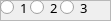
         <widget class="QFrame" name="frame_109">
          <property name="geometry">
           <rect>
            <x>480</x>
            <y>365</y>
            <width>111</width>
            <height>21</height>
           </rect>
          </property>
          <property name="frameShape">
           <enum>QFrame::StyledPanel</enum>
          </property>
          <property name="frameShadow">
           <enum>QFrame::Raised</enum>
          </property>
          <widget class="QRadioButton" name="radioButton_2_19">
           <property name="geometry">
            <rect>
             <x>0</x>
             <y>-8</y>
             <width>41</width>
             <height>31</height>
            </rect>
           </property>
           <property name="font">
            <font>
             <family>黑体</family>
             <pointsize>10</pointsize>
            </font>
           </property>
           <property name="text">
            <string>1</string>
           </property>
          </widget>
          <widget class="QRadioButton" name="radioButton_2_20">
           <property name="geometry">
            <rect>
             <x>30</x>
             <y>-8</y>
             <width>41</width>
             <height>31</height>
            </rect>
           </property>
           <property name="font">
            <font>
             <family>黑体</family>
             <pointsize>10</pointsize>
            </font>
           </property>
           <property name="text">
            <string>2</string>
           </property>
          </widget>
          <widget class="QRadioButton" name="radioButton_2_21">
           <property name="geometry">
            <rect>
             <x>60</x>
             <y>-8</y>
             <width>41</width>
             <height>31</height>
            </rect>
           </property>
           <property name="font">
            <font>
             <family>黑体</family>
             <pointsize>10</pointsize>
            </font>
           </property>
           <property name="text">
            <string>3</string>
           </property>
          </widget>
         </widget>
